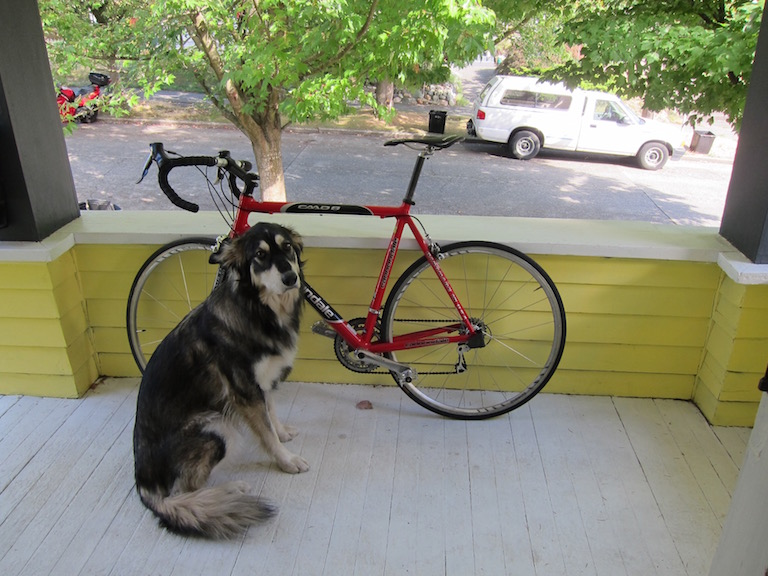
#> input picture 116-席颖-成都/第二周/dog.jpg, 768 x 576 px
$ python img2binary.py
#> lines starting #> are read from the running program, lines starting #| are printed output that depends on the picture; after the words box and inside, x2 and y2 are one past the last pixel; in counts of white or black regions, pixels touching at a corner belong together
#> in main, image is the input picture: shape (576, 768, 3); mean B, G, R 114.1, 135.7, 134.4
### 116-席颖-成都/第二周/img2gray.py
import cv2
import numpy as np
import matplotlib.pyplot as plt
from skimage.color import rgb2gray

#自己手动实现，rgb彩色图片转成灰度图
def img2gray_self(image):
    assert image is not None,"not find image!!!"
    h,w,c = image.shape[:3]
#> h = 576; w = 768; c = 3
    print(h,w,c)
#| 576 768 3
    #创建同样大小的单通道图片
    img_gray = np.zeros((h,w,1),np.uint8)
    for i in range(h):
        for j  in range(w):
            tmp = image[i,j,0]*0.3 + image[i,j,1]*0.59 + image[i,j,2]*0.11
            img_gray[i,j] = np.uint(tmp)
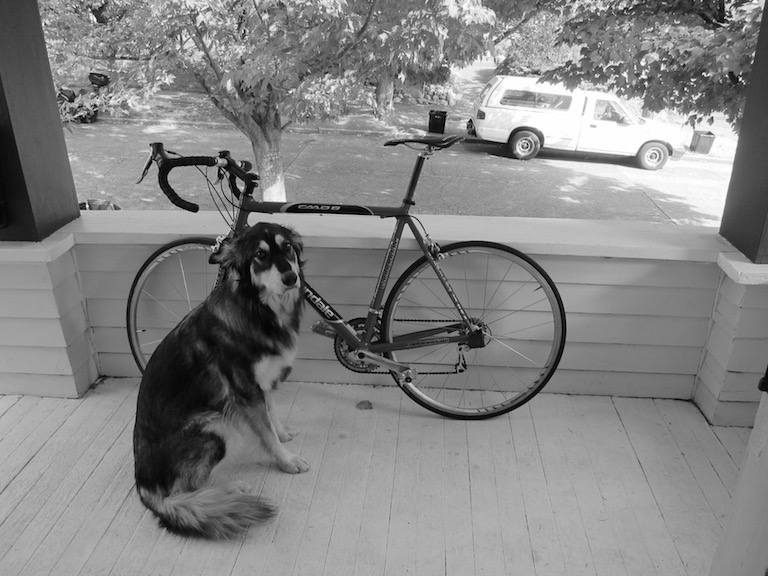
#> img_gray: shape (576, 768, 1); min 0, max 255, mean 132.5
    return img_gray

#调用接口实现 rgb彩色图片转灰度图
# [17 lines left out: functions img2gary, main, not called in this run]
    #cv2.imshow("gray_dog",gary)
    #cv2.waitKey(5000)


# [2 lines that do not run on import are left out]

### 116-席颖-成都/第二周/img2binary.py
import cv2
import numpy as np
import matplotlib.pyplot as plt
from img2gray import  img2gray_self

def img2binary_self(image,thres):
    assert image is not None,"not find image!!!"
    gray = img2gray_self(image)
    #灰度化后遍历，大于一个数取255，小于取0
    binary = np.zeros_like(gray)
    w,h = gray.shape[:2]
#> w = 576; h = 768
    for i in range(w):
        for j in range(h):
            if gray[i,j] > thres:
                binary[i,j] =255
            else:
                binary[i,j] = 0
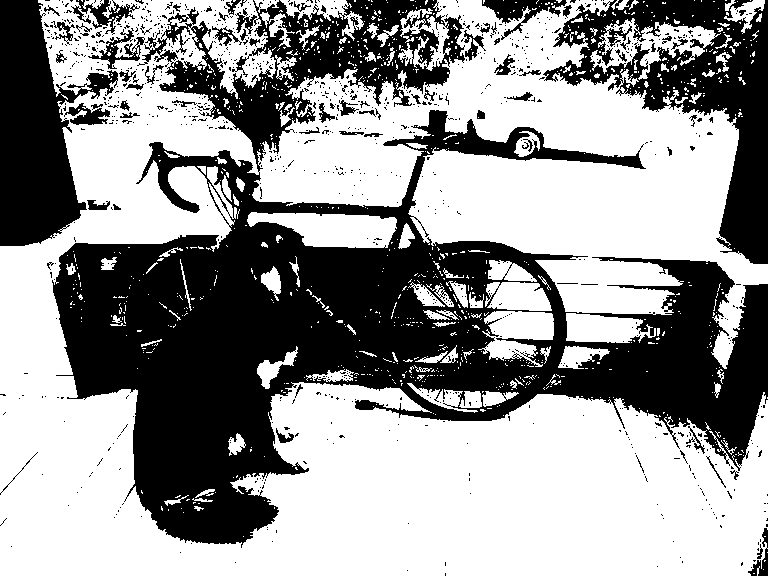
#> binary: shape (576, 768, 1); 59.2% white; 977 black regions (903 under 20 px), largest, box (x1, y1, x2, y2) and area: (52, 0, 768, 548) 135334, (543, 0, 768, 264) 20079, (0, 0, 118, 246) 15399
    return binary
#调用接口实现
def img2binary(image):
    assert image is not None,"not find image!!!"
    gray = cv2.cvtColor(image,cv2.COLOR_RGB2GRAY)
    thread,binary = cv2.threshold(gray,127,255,cv2.THRESH_BINARY)
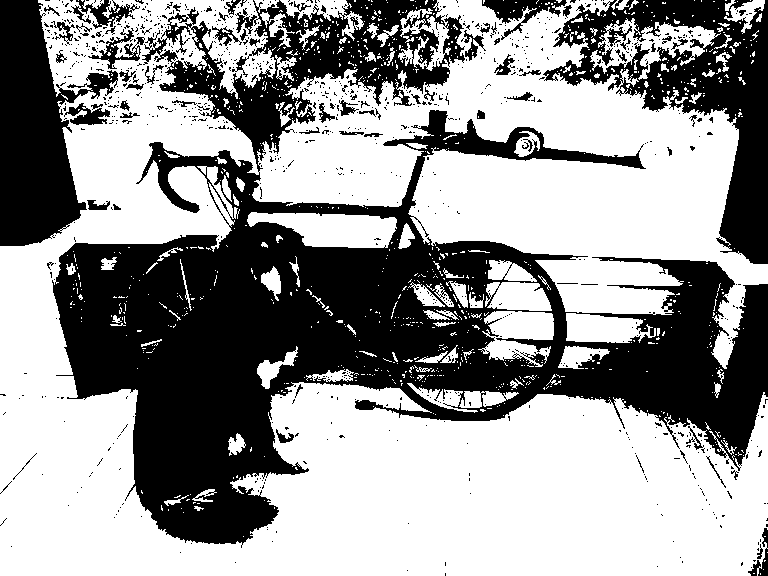
#> binary: shape (576, 768); 59.3% white; 949 black regions (876 under 20 px), largest, box (x1, y1, x2, y2) and area: (52, 0, 768, 548) 134863, (543, 0, 768, 264) 20055, (0, 0, 118, 246) 15383
    return binary

def main():
    image = cv2.imread("dog.jpg")
    img = cv2.cvtColor(image,cv2.COLOR_BGR2RGB)
    #画自己写的转二值图
    binary_self = img2binary_self(img,127)
    plt.imshow(binary_self,cmap="gray")
    plt.show()
    #画cv2接口的二值图
    binary = img2binary(img)
    cv2.imshow("binary_dog",binary)
    cv2.waitKey(2000)


if __name__ == '__main__':
    main()
